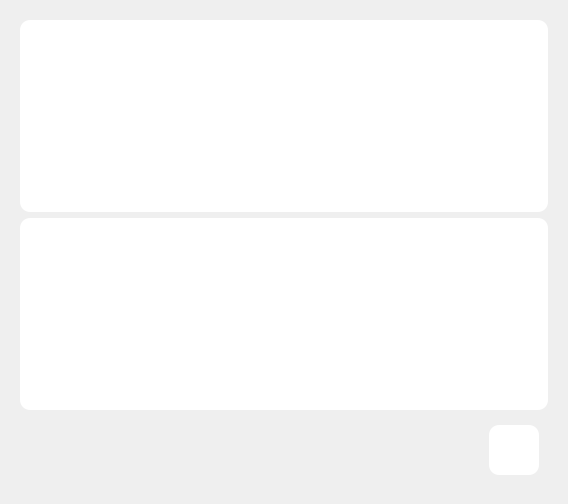
<?xml version="1.0" encoding="UTF-8"?>
<ui version="4.0">
 <class>ChatPage</class>
 <widget class="QWidget" name="ChatPage">
  <property name="geometry">
   <rect>
    <x>0</x>
    <y>0</y>
    <width>568</width>
    <height>504</height>
   </rect>
  </property>
  <property name="windowTitle">
   <string>Form</string>
  </property>
  <layout class="QGridLayout" name="gridLayout">
   <item row="0" column="0">
    <widget class="QWidget" name="widget" native="true">
     <layout class="QVBoxLayout" name="verticalLayout">
      <item>
       <widget class="QTextEdit" name="textRecv">
        <property name="styleSheet">
         <string notr="true">font: 12pt &quot;华文隶书&quot;;
border-radius: 10px;
background-color: rgb(255, 255, 255);</string>
        </property>
       </widget>
      </item>
      <item>
       <widget class="QTextEdit" name="textSend">
        <property name="styleSheet">
         <string notr="true">font: 12pt &quot;华文隶书&quot;;
border-radius: 10px;
background-color: rgb(255, 255, 255);</string>
        </property>
        <property name="frameShape">
         <enum>QFrame::StyledPanel</enum>
        </property>
        <property name="verticalScrollBarPolicy">
         <enum>Qt::ScrollBarAsNeeded</enum>
        </property>
       </widget>
      </item>
      <item>
       <widget class="QWidget" name="widget_2" native="true">
        <layout class="QHBoxLayout" name="horizontalLayout">
         <item>
          <spacer name="horizontalSpacer">
           <property name="orientation">
            <enum>Qt::Horizontal</enum>
           </property>
           <property name="sizeHint" stdset="0">
            <size>
             <width>328</width>
             <height>20</height>
            </size>
           </property>
          </spacer>
         </item>
         <item>
          <widget class="QPushButton" name="btnSend">
           <property name="minimumSize">
            <size>
             <width>50</width>
             <height>50</height>
            </size>
           </property>
           <property name="styleSheet">
            <string notr="true">border-radius: 10px;background-color: rgb(255, 255, 255);</string>
           </property>
           <property name="text">
            <string/>
           </property>
           <property name="icon">
            <iconset resource="src.qrc">
             <normaloff>:/images/icons/send.png</normaloff>:/images/icons/send.png</iconset>
           </property>
           <property name="iconSize">
            <size>
             <width>40</width>
             <height>40</height>
            </size>
           </property>
          </widget>
         </item>
        </layout>
       </widget>
      </item>
     </layout>
    </widget>
   </item>
  </layout>
 </widget>
 <resources>
  <include location="src.qrc"/>
 </resources>
 <connections/>
</ui>
